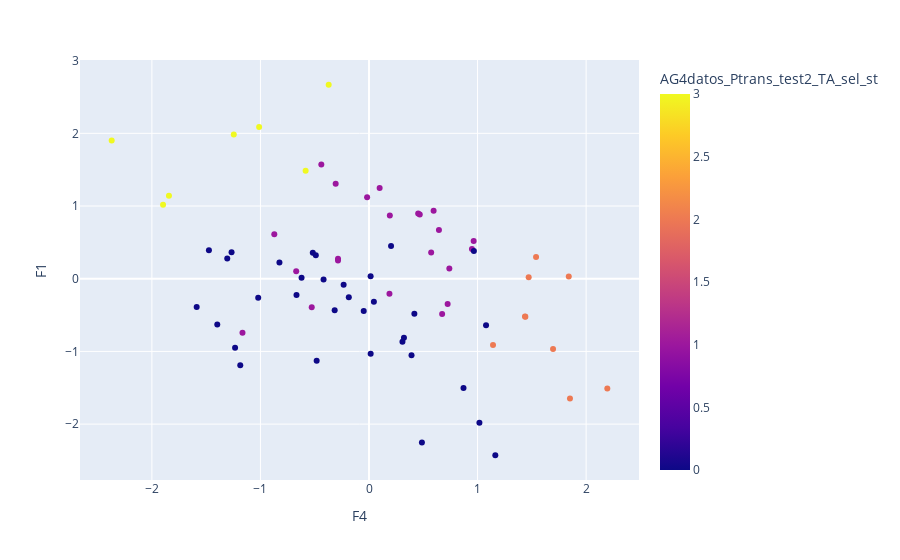

Here is the notebook cell this chart was saved with:
### Code cell
df_list[3]['Ciudades'] = datos_Ptrans['Ciudades']
cl1 = df_list[3]
px.scatter(cl1, x = 'F4', y = 'F1', color = 'AG4datos_Ptrans_test2_TA_sel_st', hover_data=["Ciudades",'AG4datos_Ptrans_test2_TA_sel_st'])

### Figure 1 — Plotly figure (JSON) as saved in the notebook; plotly's stock layout.template omitted (floating-point values rounded to 4 significant figures; data arrays with more than 128 entries replaced by an {"elided": "..."} marker saying what was removed)
{"data": [{"customdata": {"elided": "71x2 mixed values"}, "hovertemplate": "F4=%{x}<br>F1=%{y}<br>Ciudades=%{customdata[0]}<br>AG4datos_Ptrans_test2_TA_sel_st=%{marker.color}<extra></extra>", "legendgroup": "", "marker": {"color": [1, 0, 0, 0, 2, 1, 1, 0, 2, 1, 3, 0, 0, 3, 2, 0, 0, 0, 2, 1, 0, 0, 2, 0, 0, 1, 1, 1, 0, 3, 0, 0, 0, 0, 1, 0, 0, 0, 3, 1, 1, 1, 2, 1, 0, 0, 1, 2, 3, 0, 1, 0, 0, 1, 0, 2, 3, 1, 1, 0, 1, 0, 0, 1, 0, 0, 3, 1, 2, 0, 1], "coloraxis": "coloraxis", "symbol": "circle"}, "mode": "markers", "name": "", "orientation": "v", "showlegend": false, "type": "scatter", "x": [0.7245, -1.186, 1.078, -1.306, 1.851, 0.964, 0.7401, 0.4873, 2.195, -0.3071, -1.012, -1.234, 0.3917, -2.37, 1.142, 0.01479, 0.322, 0.2031, 1.695, -0.2854, -0.2337, 1.164, 1.437, -1.587, -0.4822, 0.1884, 0.5726, -0.2855, -0.04867, -1.897, -1.021, -1.266, 0.04503, 0.8705, 0.4676, -1.398, -0.8251, -0.6212, -1.843, -0.4391, -1.165, 0.6737, 1.539, 0.1919, 0.01526, -0.4185, 0.9482, 1.84, -0.5838, -0.3162, 0.6442, -0.6678, 0.966, 0.09805, -1.475, 1.471, -0.3713, 0.4531, -0.01742, -0.5178, -0.8724, -0.4902, 0.4179, 0.5951, 0.3081, 1.017, -1.246, -0.5277, 1.44, -0.1861, -0.6706], "xaxis": "x", "y": [-0.3475, -1.19, -0.6398, 0.277, -1.648, 0.5183, 0.1417, -2.251, -1.51, 1.307, 2.087, -0.9502, -1.052, 1.902, -0.9104, 0.03266, -0.8129, 0.4495, -0.9674, 0.2752, -0.0821, -2.428, -0.5204, -0.3902, -1.128, -0.2063, 0.3619, 0.2523, -0.4433, 1.016, -0.2616, 0.3658, -0.3167, -1.502, 0.8841, -0.6306, 0.2232, 0.01488, 1.141, 1.571, -0.7437, -0.4854, 0.2978, 0.8701, -1.031, -0.01194, 0.4085, 0.03158, 1.485, -0.4332, 0.6702, -0.2224, 0.3813, 1.247, 0.3902, 0.02063, 2.668, 0.8958, 1.12, 0.3585, 0.6105, 0.323, -0.4831, 0.9346, -0.8661, -1.98, 1.984, -0.3927, -0.5229, -0.256, 0.1018], "yaxis": "y"}], "layout": {"coloraxis": {"colorbar": {"title": {"text": "AG4datos_Ptrans_test2_TA_sel_st"}}, "colorscale": [[0, "#0d0887"], [0.1111, "#46039f"], [0.2222, "#7201a8"], [0.3333, "#9c179e"], [0.4444, "#bd3786"], [0.5556, "#d8576b"], [0.6667, "#ed7953"], [0.7778, "#fb9f3a"], [0.8889, "#fdca26"], [1, "#f0f921"]]}, "legend": {"tracegroupgap": 0}, "margin": {"t": 60}, "xaxis": {"anchor": "y", "domain": [0, 1], "title": {"text": "F4"}}, "yaxis": {"anchor": "x", "domain": [0, 1], "title": {"text": "F1"}}}}
